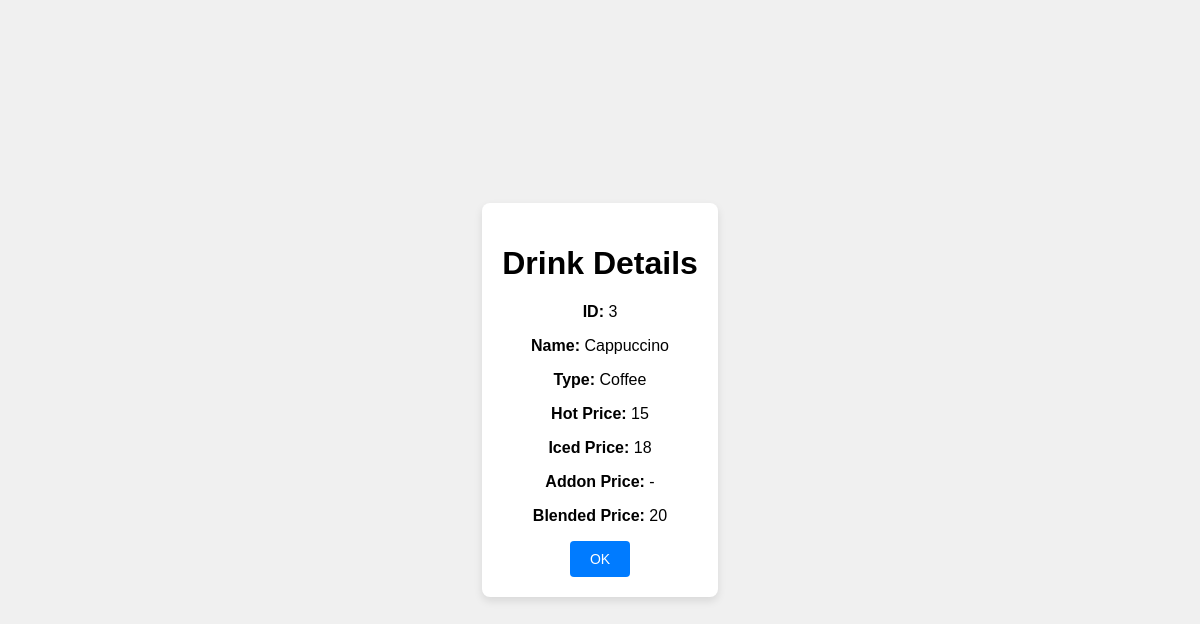
The app's page /drink_details.php?id=3 with its own data.
### tables this page shows
CREATE TABLE `menu_table` (
  `id` int(11) NOT NULL COMMENT 'Primárny kľúč (jedinečný identifikátor).',
  `name` varchar(30) NOT NULL COMMENT 'Názov nápoja (napríklad Americano, Cappuccino, Pure White Milk, atď.).',
  `drink_type` varchar(20) NOT NULL COMMENT 'Typ nápoja (buď "Coffee" alebo "Tea").',
  `hot_price` varchar(10) NOT NULL COMMENT 'Cena pre typ "Hot".',
  `iced_price` varchar(10) NOT NULL COMMENT 'Cena pre typ "Iced".',
  `addon_price` varchar(10) NOT NULL COMMENT 'Cena prídavného doplnku pre čajové nápoje (ak sa použije, inak "-").',
  `blended_price` varchar(10) NOT NULL COMMENT 'Cena pre typ "Blended" (pre kávu, ak je relevantné).'
);

### classes/Database.php (called while the page is built, shortened)
<?php
class Database
{
    private $connection;
    public function __construct($host = "localhost", $dbname = "cafe", $username = "root", $password = "", $port = 3306)
    {
        $this->host = $host;
        $this->dbname = $dbname;
        $this->username = $username;
        $this->password = $password;
        $this->port = $port;
        try {
            $this->connection = new \PDO(
                "mysql:host=$this->host;dbname=$this->dbname;port=$this->port;charset=utf8",
                $this->username,
                $this->password
            );
            $this->connection->setAttribute(\PDO::ATTR_ERRMODE, \PDO::ERRMODE_EXCEPTION);
        } catch (\PDOException $e) {
            error_log("Chyba pri pripojení k databáze: " . $e->getMessage());
            throw new \Exception("Chyba pri pripojení k databáze.");
        }
    }
    public function readDrinkData(int $id)
    {
        try {
            $query = "SELECT * FROM `menu_table` WHERE id = :id";
            $statement = $this->connection->prepare($query);
            $statement->bindParam(':id', $id, \PDO::PARAM_INT);
            $statement->execute();
            return $statement->fetch(\PDO::FETCH_ASSOC);
        } catch (\PDOException $e) {
            error_log("Chyba pri čítaní údajov pre ID $id: " . $e->getMessage());
            return null;
        }
    }
}

### drink_details.php (the view, shortened to what this page needs)
<?php
include_once("classes/Database.php");
$db = new Database();
$id = $_GET['id'];
$drinkData = $db->readDrinkData($id);
?>
<!DOCTYPE html>
<html lang="sk">
<head>
</head>
<body>
    <form action="CRUD.php" method="get">
    <h1>Drink Details</h1>
    <p><strong>ID:</strong> <?php echo htmlspecialchars($drinkData['id']); ?></p>
    <p><strong>Name:</strong> <?php echo htmlspecialchars($drinkData['name']); ?></p>
    <p><strong>Type:</strong> <?php echo htmlspecialchars($drinkData['drink_type']); ?></p>
    <p><strong>Hot Price:</strong> <?php echo htmlspecialchars($drinkData['hot_price']); ?></p>
    <p><strong>Iced Price:</strong> <?php echo htmlspecialchars($drinkData['iced_price']); ?></p>
    <p><strong>Addon Price:</strong> <?php echo htmlspecialchars($drinkData['addon_price']); ?></p>
    <p><strong>Blended Price:</strong> <?php echo htmlspecialchars($drinkData['blended_price']); ?></p>
        <button type="submit">OK</button>
    </form>
</body>
</html>

### parts/style_register.php (style rules this page uses)
body { display: flex; justify-content: center; align-items: center; min-height: 100vh; margin: 0; background-color: #f0f0f0; font-family: Arial, sans-serif; }
form { background: white; padding: 20px; border-radius: 8px; box-shadow: 0 4px 8px rgba(0, 0, 0, 0.1); text-align: center; }
button, input[type="submit"] { padding: 10px 20px; border: none; border-radius: 4px; cursor: pointer; background-color: #007BFF; color: white; font-size: 14px; }

### records on screen
menu_table: id "3", name "Cappuccino", drink_type "Coffee", hot_price "15", iced_price "18", addon_price "-", blended_price "20"
